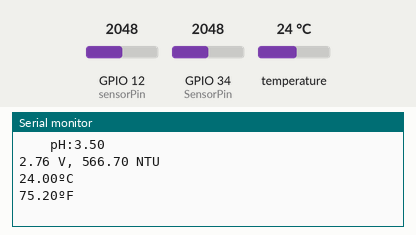
The sketch below on a simulated ESP32. Parts: the last lines printed to the serial monitor. The test bench sets the inputs (shaded band); at power-on: temperature 24 °C, GPIO 12 (sensorPin) = 2048, GPIO 34 (SensorPin) = 2048.

Above: at 1.2 s.
1.3 s: temperature set to 12 °C
At 2.3 s:
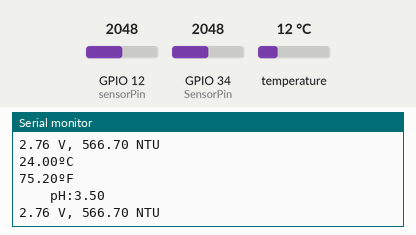
2.8 s: GPIO 12 (sensorPin) set to 1960
At 3.6 s:
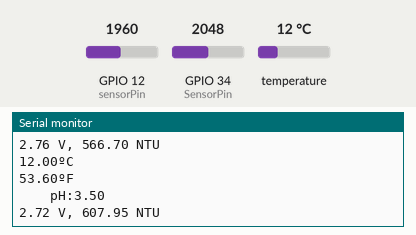
4.3 s: GPIO 34 (SensorPin) set to 1960
At 5.2 s:
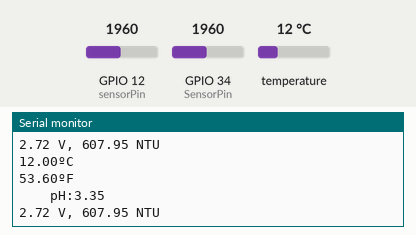
5.8 s: temperature set to 19 °C
At 7.2 s:
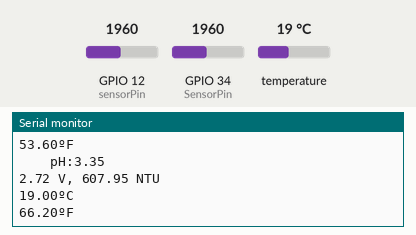
7.3 s: GPIO 12 (sensorPin) set to 2040
At 8.2 s:
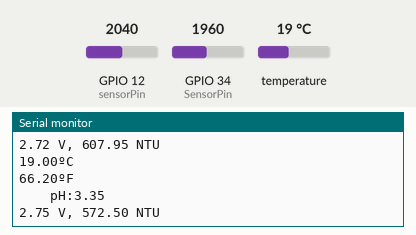
8.8 s: GPIO 34 (SensorPin) set to 2040
At 9.4 s:
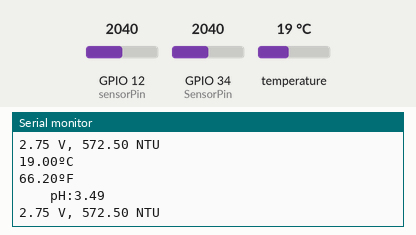
Timing chart, 0 to 11.3 s (numbered marks = the images above; inputs shaded):
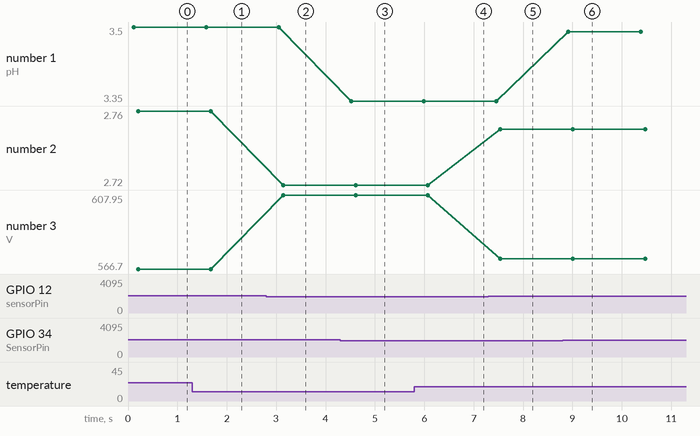

Measured:
- after the input at 2.8 s, the serial monitor: prints a new line after 0.34 s (image 2)
- after the input at 4.3 s, the serial monitor: prints a new line after 0.22 s (image 3)
- after the input at 5.8 s, the serial monitor: prints a new line after 1.1 s (image 4)
- after the input at 7.3 s, the serial monitor: prints a new line after 0.24 s (image 5)
- after the input at 8.8 s, the serial monitor: prints a new line after 0.12 s (image 6)
- plotted number 1: 3.5 → 3.35 after the input at 4.3 s, 3.35 → 3.49 after the input at 8.8 s
- plotted number 2: 2.76 → 2.72 after the input at 2.8 s, 2.72 → 2.75 after the input at 7.3 s
- plotted number 3: 566.7 → 607.95 after the input at 2.8 s, 607.95 → 572.5 after the input at 7.3 s

The sketch:

final_merge_without_firebase.ino
```cpp
// for PH

#include <WiFi.h>
#include <ArduinoJson.h>
#define SensorPin 34          // the pH meter Analog output is connected with the Arduino’s Analog
unsigned long int avgValue;  //Store the average value of the sensor feedback
float b;
int buf[10], temp;
long previousMillis = 0;
int interval = 5000; // 5 seconds

// for Turbitary
int sensorPin = 12;
float volt;
float ntu;

// for temperature

#include <OneWire.h>
#include <DallasTemperature.h>
const int oneWireBus = 13;
OneWire oneWire(oneWireBus);
DallasTemperature sensors(&oneWire);

void setup() {
  Serial.begin(9600);
  sensors.begin();
}

void loop() {
  phFunction();
  turbitaryFunction();
  temperatureFunction();
  delay(500);
}


void phFunction()
{
  for (int i = 0; i < 10; i++) //Get 10 sample value from the sensor for smooth the value
  {
    buf[i] = analogRead(SensorPin);
    delay(10);
  }
  for (int i = 0; i < 9; i++) //sort the analog from small to large
  {
    for (int j = i + 1; j < 10; j++)
    {
      if (buf[i] > buf[j])
      {
        temp = buf[i];
        buf[i] = buf[j];
        buf[j] = temp;
      }
    }
  }
  avgValue = 0;
  for (int i = 2; i < 8; i++)               //take the average value of 6 center sample
    avgValue += buf[i];
  float phValue = (float)avgValue * 5.0 / 1024 / 6; //convert the analog into millivolt
  phValue = (3.5 * phValue) / 10;                //convert the millivolt into pH value
  Serial.print("    pH:");
  Serial.print(phValue, 2);
  Serial.println(" ");
}


void turbitaryFunction() {
  volt = 0;
  for (int i = 0; i < 800; i++) {
    volt += ((float)analogRead(sensorPin) / 4096) * 3.3; // Conversion for 3.3V, as ESP has a 12-bit ADC
  }
  volt = volt / 800;
  volt = round_to_dp(volt, 2);

  // Transformation of voltage values
  volt = mapf(volt, 0.0, 3.3, 1.83, 3.68); // Mapping actual voltage to the required range

  ntu = 493.17 * pow(volt, 2) - 3749.1 * volt + 7152.3; // Calculating NTU using the provided quadratic equation

  // Limiting the NTU value between 0 and 2000
  if (ntu < 0) {
    ntu = 0;
  } else if (ntu > 2000) {
    ntu = 2000;
  }

  Serial.print(volt);
  Serial.print(" V, ");
  Serial.print(ntu);
  Serial.println(" NTU");

}

float round_to_dp(float in_value, int decimal_place) {
  float multiplier = powf(10.0f, decimal_place);
  in_value = roundf(in_value * multiplier) / multiplier;
  return in_value;
}

float mapf(float x, float in_min, float in_max, float out_min, float out_max) {
  return (x - in_min) * (out_max - out_min) / (in_max - in_min) + out_min; // Mapping function for float values
}

void temperatureFunction() {
  sensors.requestTemperatures();
  float temperatureC = sensors.getTempCByIndex(0);
  float temperatureF = sensors.getTempFByIndex(0);
  Serial.print(temperatureC);
  Serial.println("ºC");
  Serial.print(temperatureF);
  Serial.println("ºF");

}
```
